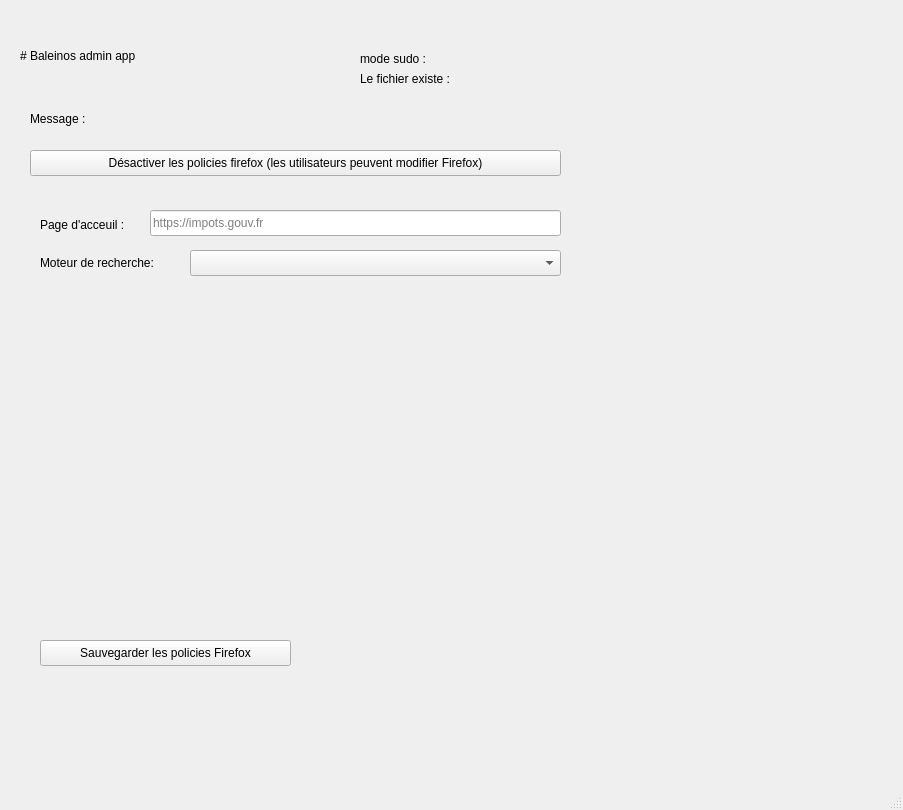
<?xml version="1.0" encoding="UTF-8"?>
<ui version="4.0">
 <class>BaleinosAdminMainWindow</class>
 <widget class="QMainWindow" name="BaleinosAdminMainWindow">
  <property name="geometry">
   <rect>
    <x>0</x>
    <y>0</y>
    <width>903</width>
    <height>810</height>
   </rect>
  </property>
  <property name="windowTitle">
   <string>BaleinosAdminMainWindow</string>
  </property>
  <widget class="QWidget" name="centralwidget">
   <widget class="QLabel" name="title_label">
    <property name="geometry">
     <rect>
      <x>20</x>
      <y>20</y>
      <width>341</width>
      <height>71</height>
     </rect>
    </property>
    <property name="text">
     <string># Baleinos admin app</string>
    </property>
    <property name="textFormat">
     <enum>Qt::TextFormat::MarkdownText</enum>
    </property>
   </widget>
   <widget class="QLabel" name="sudo_label">
    <property name="geometry">
     <rect>
      <x>360</x>
      <y>50</y>
      <width>91</width>
      <height>18</height>
     </rect>
    </property>
    <property name="text">
     <string>mode sudo :</string>
    </property>
   </widget>
   <widget class="QLabel" name="sudo_indicator_label">
    <property name="geometry">
     <rect>
      <x>480</x>
      <y>50</y>
      <width>66</width>
      <height>18</height>
     </rect>
    </property>
    <property name="text">
     <string/>
    </property>
   </widget>
   <widget class="QLabel" name="message_content_label">
    <property name="geometry">
     <rect>
      <x>110</x>
      <y>110</y>
      <width>661</width>
      <height>21</height>
     </rect>
    </property>
    <property name="font">
     <font>
      <italic>true</italic>
     </font>
    </property>
    <property name="text">
     <string/>
    </property>
   </widget>
   <widget class="QLabel" name="message_label">
    <property name="geometry">
     <rect>
      <x>30</x>
      <y>110</y>
      <width>66</width>
      <height>18</height>
     </rect>
    </property>
    <property name="text">
     <string>Message :</string>
    </property>
   </widget>
   <widget class="QPushButton" name="remove_policy_button">
    <property name="geometry">
     <rect>
      <x>30</x>
      <y>150</y>
      <width>531</width>
      <height>26</height>
     </rect>
    </property>
    <property name="text">
     <string>Désactiver les policies firefox (les utilisateurs peuvent modifier Firefox)</string>
    </property>
   </widget>
   <widget class="QLabel" name="exisintg_policies_file_label">
    <property name="geometry">
     <rect>
      <x>360</x>
      <y>70</y>
      <width>111</width>
      <height>18</height>
     </rect>
    </property>
    <property name="text">
     <string>Le fichier existe :</string>
    </property>
   </widget>
   <widget class="QLabel" name="file_indicator_label">
    <property name="geometry">
     <rect>
      <x>480</x>
      <y>70</y>
      <width>66</width>
      <height>18</height>
     </rect>
    </property>
    <property name="text">
     <string/>
    </property>
   </widget>
   <widget class="QLabel" name="homepage_label">
    <property name="geometry">
     <rect>
      <x>40</x>
      <y>216</y>
      <width>111</width>
      <height>18</height>
     </rect>
    </property>
    <property name="text">
     <string>Page d'acceuil :</string>
    </property>
   </widget>
   <widget class="QPushButton" name="save_button">
    <property name="geometry">
     <rect>
      <x>40</x>
      <y>640</y>
      <width>251</width>
      <height>26</height>
     </rect>
    </property>
    <property name="text">
     <string>Sauvegarder les policies Firefox</string>
    </property>
   </widget>
   <widget class="QLineEdit" name="homepage_edit">
    <property name="geometry">
     <rect>
      <x>150</x>
      <y>210</y>
      <width>411</width>
      <height>26</height>
     </rect>
    </property>
    <property name="placeholderText">
     <string>https://impots.gouv.fr</string>
    </property>
   </widget>
   <widget class="QLabel" name="label">
    <property name="geometry">
     <rect>
      <x>40</x>
      <y>254</y>
      <width>151</width>
      <height>18</height>
     </rect>
    </property>
    <property name="text">
     <string>Moteur de recherche:</string>
    </property>
   </widget>
   <widget class="QComboBox" name="engine_comboBox">
    <property name="geometry">
     <rect>
      <x>190</x>
      <y>250</y>
      <width>371</width>
      <height>26</height>
     </rect>
    </property>
   </widget>
  </widget>
  <widget class="QMenuBar" name="menubar">
   <property name="geometry">
    <rect>
     <x>0</x>
     <y>0</y>
     <width>903</width>
     <height>23</height>
    </rect>
   </property>
  </widget>
  <widget class="QStatusBar" name="statusbar"/>
 </widget>
 <resources/>
 <connections/>
</ui>
